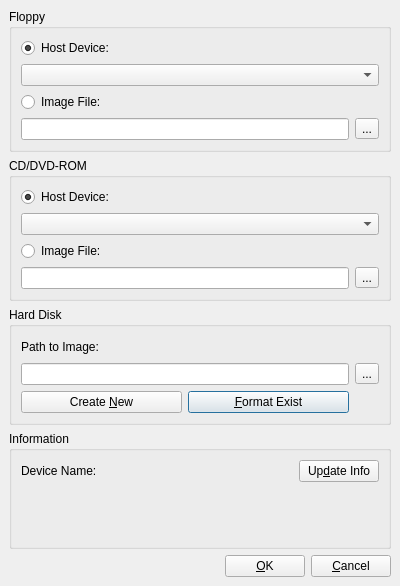
<ui version="4.0" >
 <author>Andrey Rijov</author>
 <class>Properties_Window</class>
 <widget class="QDialog" name="Properties_Window" >
  <property name="windowModality" >
   <enum>Qt::WindowModal</enum>
  </property>
  <property name="geometry" >
   <rect>
    <x>0</x>
    <y>0</y>
    <width>400</width>
    <height>586</height>
   </rect>
  </property>
  <property name="windowTitle" >
   <string>Properties</string>
  </property>
  <layout class="QVBoxLayout" >
   <property name="margin" >
    <number>9</number>
   </property>
   <property name="spacing" >
    <number>6</number>
   </property>
   <item>
    <widget class="QGroupBox" name="GB_Floppy" >
     <property name="title" >
      <string>Floppy</string>
     </property>
     <layout class="QGridLayout" >
      <property name="margin" >
       <number>9</number>
      </property>
      <property name="spacing" >
       <number>6</number>
      </property>
      <item row="0" column="0" >
       <widget class="QRadioButton" name="RB_FD_Host" >
        <property name="text" >
         <string>Host Device:</string>
        </property>
        <property name="checked" >
         <bool>true</bool>
        </property>
       </widget>
      </item>
      <item row="2" column="0" >
       <widget class="QRadioButton" name="RB_FD_Image" >
        <property name="text" >
         <string>Image File:</string>
        </property>
       </widget>
      </item>
      <item row="1" column="0" colspan="2" >
       <widget class="QComboBox" name="CB_FD_Host_Devices" />
      </item>
      <item row="3" column="0" >
       <widget class="QLineEdit" name="Edit_FD_Image_Path" />
      </item>
      <item row="3" column="1" >
       <widget class="QToolButton" name="TB_FD_Image_Browse" >
        <property name="text" >
         <string>...</string>
        </property>
       </widget>
      </item>
     </layout>
    </widget>
   </item>
   <item>
    <widget class="QGroupBox" name="GB_CDROM" >
     <property name="title" >
      <string>CD/DVD-ROM</string>
     </property>
     <layout class="QGridLayout" >
      <property name="margin" >
       <number>9</number>
      </property>
      <property name="spacing" >
       <number>6</number>
      </property>
      <item row="1" column="0" colspan="2" >
       <widget class="QComboBox" name="CB_CDROM_Host_Devices" />
      </item>
      <item row="0" column="0" >
       <widget class="QRadioButton" name="RB_CDROM_Host" >
        <property name="text" >
         <string>Host Device:</string>
        </property>
        <property name="checked" >
         <bool>true</bool>
        </property>
       </widget>
      </item>
      <item row="3" column="0" >
       <widget class="QLineEdit" name="Edit_CDROM_Image_Path" />
      </item>
      <item row="3" column="1" >
       <widget class="QToolButton" name="TB_CDROM_Image_Browse" >
        <property name="text" >
         <string>...</string>
        </property>
       </widget>
      </item>
      <item row="2" column="0" >
       <widget class="QRadioButton" name="RB_CDROM_Image" >
        <property name="text" >
         <string>Image File:</string>
        </property>
       </widget>
      </item>
     </layout>
    </widget>
   </item>
   <item>
    <widget class="QGroupBox" name="GB_HDD" >
     <property name="title" >
      <string>Hard Disk</string>
     </property>
     <layout class="QGridLayout" >
      <property name="margin" >
       <number>9</number>
      </property>
      <property name="spacing" >
       <number>6</number>
      </property>
      <item row="2" column="1" >
       <widget class="QPushButton" name="Button_HDD_Format" >
        <property name="text" >
         <string>&amp;Format Exist</string>
        </property>
       </widget>
      </item>
      <item row="2" column="0" >
       <widget class="QPushButton" name="Button_HDD_New" >
        <property name="text" >
         <string>Create &amp;New</string>
        </property>
       </widget>
      </item>
      <item row="1" column="0" colspan="2" >
       <widget class="QLineEdit" name="Edit_HDD_Image_Path" />
      </item>
      <item row="1" column="2" >
       <widget class="QToolButton" name="TB_HDD_Image_Browse" >
        <property name="text" >
         <string>...</string>
        </property>
       </widget>
      </item>
      <item row="0" column="0" >
       <widget class="QLabel" name="Label_HDD_Path_to_Image" >
        <property name="text" >
         <string>Path to Image:</string>
        </property>
       </widget>
      </item>
     </layout>
    </widget>
   </item>
   <item>
    <widget class="QGroupBox" name="GB_Info" >
     <property name="title" >
      <string>Information</string>
     </property>
     <layout class="QGridLayout" >
      <property name="margin" >
       <number>9</number>
      </property>
      <property name="spacing" >
       <number>6</number>
      </property>
      <item row="0" column="0" >
       <widget class="QLabel" name="Label_Name" >
        <property name="sizePolicy" >
         <sizepolicy>
          <hsizetype>1</hsizetype>
          <vsizetype>5</vsizetype>
          <horstretch>0</horstretch>
          <verstretch>0</verstretch>
         </sizepolicy>
        </property>
        <property name="text" >
         <string>Device Name: </string>
        </property>
       </widget>
      </item>
      <item row="0" column="1" >
       <widget class="QPushButton" name="Button_Update_Info" >
        <property name="sizePolicy" >
         <sizepolicy>
          <hsizetype>4</hsizetype>
          <vsizetype>0</vsizetype>
          <horstretch>0</horstretch>
          <verstretch>0</verstretch>
         </sizepolicy>
        </property>
        <property name="text" >
         <string>Up&amp;date Info</string>
        </property>
       </widget>
      </item>
      <item row="1" column="0" colspan="2" >
       <widget class="QLabel" name="Label_Info" >
        <property name="text" >
         <string/>
        </property>
        <property name="textInteractionFlags" >
         <enum>Qt::TextSelectableByMouse</enum>
        </property>
       </widget>
      </item>
     </layout>
    </widget>
   </item>
   <item>
    <layout class="QHBoxLayout" >
     <property name="margin" >
      <number>0</number>
     </property>
     <property name="spacing" >
      <number>6</number>
     </property>
     <item>
      <spacer>
       <property name="orientation" >
        <enum>Qt::Horizontal</enum>
       </property>
       <property name="sizeHint" >
        <size>
         <width>40</width>
         <height>20</height>
        </size>
       </property>
      </spacer>
     </item>
     <item>
      <widget class="QPushButton" name="Button_OK" >
       <property name="text" >
        <string>&amp;OK</string>
       </property>
      </widget>
     </item>
     <item>
      <widget class="QPushButton" name="Button_Cancel" >
       <property name="text" >
        <string>&amp;Cancel</string>
       </property>
      </widget>
     </item>
    </layout>
   </item>
  </layout>
 </widget>
 <tabstops>
  <tabstop>RB_FD_Host</tabstop>
  <tabstop>CB_FD_Host_Devices</tabstop>
  <tabstop>RB_FD_Image</tabstop>
  <tabstop>Edit_FD_Image_Path</tabstop>
  <tabstop>TB_FD_Image_Browse</tabstop>
  <tabstop>RB_CDROM_Host</tabstop>
  <tabstop>CB_CDROM_Host_Devices</tabstop>
  <tabstop>RB_CDROM_Image</tabstop>
  <tabstop>Edit_CDROM_Image_Path</tabstop>
  <tabstop>TB_CDROM_Image_Browse</tabstop>
  <tabstop>Edit_HDD_Image_Path</tabstop>
  <tabstop>Button_HDD_New</tabstop>
  <tabstop>Button_HDD_Format</tabstop>
  <tabstop>TB_HDD_Image_Browse</tabstop>
  <tabstop>Button_Update_Info</tabstop>
  <tabstop>Button_OK</tabstop>
  <tabstop>Button_Cancel</tabstop>
 </tabstops>
 <resources/>
 <connections/>
</ui>
